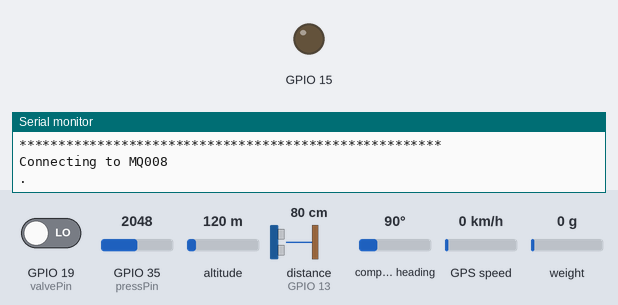
Bench run of a sketch on a simulated ESP32. Parts: output pins drawn as LEDs (lit = HIGH), the last lines printed to the serial monitor. The inputs (shaded band) are chosen by the test bench; at power-on: GPIO 19 (valvePin) LOW, GPIO 35 (pressPin) = 2048, altitude 120 m, distance to the obstacle (sensor on GPIO 13) 80 cm, compass heading 90°, GPS speed 0 km/h, weight on the scale 0 g (analog values on the 0–4095 scale). The echo pulse lasts 58.3 µs per cm; WiFi joins after 1.5 s; servers stay silent unless stated; uploads are accepted with an empty reply; the GPS gets a fix after 3 s at 37.7749, -122.4194 with 8 satellites.

Above: at 0.1 s.
At 3.2 s:
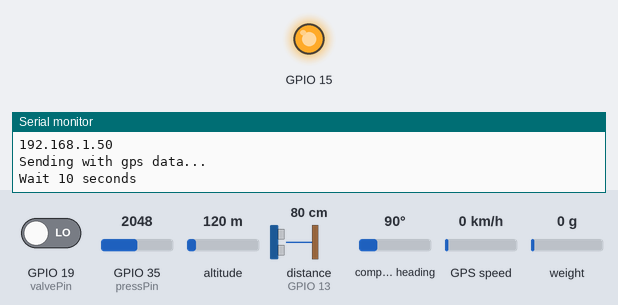
3.3 s: GPIO 19 (valvePin) driven HIGH
10.7 s: GPIO 19 (valvePin) driven LOW
Timing chart, 0 to 13.7 s (numbered marks = the images above; inputs shaded):
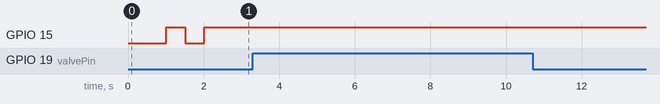

The sketch:

fuel_truck_anti-tempering_system.ino
```cpp
#include <Arduino.h>
#include <ArduinoHttpClient.h>
#include <WiFi.h>
#include <NewPing.h>
#include <TinyGPSPlus.h>
#include <SoftwareSerial.h>
#include <ArduinoJson.h>
#include "HX711.h"
/*****************************************************************************
 *  Pressure -> Pin 35                                                       *
 *  Valve -> Pin 19                                                          *
 *  Ultrasonic -> Pin 12 & 13                                                *
 *  GPS -> Pin 32 & 34                                                       *
 *  HX711 -> Pin 16 & 4                                                      *
 *****************************************************************************/
const int pressPin = 35, valvePin = 19;

const String truckId = "662bf28c920ec610546933a4";

const float fullTankPingVal_cm = 4.00, emptyTankPingVal_cm = 17.00;

const char* ssid     = "MQ008";
const char* password = "Donsi008hot";

char serverAddress[] = "192.168.43.190";  // server address # check on list of connected device in hotspotting phone!!
int port = 1999;


WiFiClient wifi;
HttpClient client = HttpClient(wifi, serverAddress, port);

#define TRIGGER_PIN  12  // Arduino pin tied to trigger pin on the ultrasonic sensor.
#define ECHO_PIN     13  // Arduino pin tied to echo pin on the ultrasonic sensor.
#define MAX_DISTANCE 200 // Maximum distance we want to ping for (in centimeters). Maximum sensor distance is rated at 400-500cm.

NewPing sonar(TRIGGER_PIN, ECHO_PIN, MAX_DISTANCE); // NewPing setup of pins and maximum distance.


// RX and TX pin from context of controller!
//controller RX <--> GPS TX
// controller TX <--> GPS RX
static const int RXPin = 34, TXPin = 32;
static const uint32_t GPSBaud = 9600;

// The TinyGPSPlus object
TinyGPSPlus gps;

// hx711 object
HX711 scale;
uint8_t dataPin = 16;
uint8_t clockPin = 4;

// The serial connection to the GPS device
SoftwareSerial ss(RXPin, TXPin);

void setup() {
    pinMode(valvePin, INPUT);
    pinMode(15, OUTPUT);
    //set the resolution to 12 bits (0-4096)
    analogReadResolution(12);

    Serial.begin(9600);
    while(!Serial){delay(100);}

    scale.begin(dataPin, clockPin);
    // Obtained from HX711 calibration
    scale.set_offset(35644);
    scale.set_scale(9.298984);

    Serial.println();
    Serial.println("******************************************************");
    Serial.print("Connecting to ");
    Serial.println(ssid);

    WiFi.begin(ssid, password);

    while (WiFi.status() != WL_CONNECTED) {
      Serial.print(".");
      delay(500);
      digitalWrite(15, LOW);
      Serial.print(".");
      delay(500);
      digitalWrite(15, HIGH);
    }

    Serial.println("");
    Serial.println("WiFi connected");
    Serial.println("IP address: ");
    Serial.println(WiFi.localIP());

    ss.begin(GPSBaud);
}

void loop(){

  //GPS
  while (ss.available() > 0)
    if(gps.encode(ss.read()))
      sendInfo();

  if((millis() > 5000) && (gps.charsProcessed() < 10)) {
      Serial.println(F("No GPS detected: check wiring."));
      sendInfoWithoutGps();
      // while(true);
    }
}

void sendInfo(){
  Serial.println("Sending with gps data...");
  Serial.println("\nWait 10 seconds\n\n");
  if (WiFi.status() != WL_CONNECTED) {
    WiFi.begin(ssid, password);
  } else {
    digitalWrite(15, HIGH);
  }

  while (WiFi.status() != WL_CONNECTED) {
    delay(500);
    digitalWrite(15, LOW);
    delay(500);
    digitalWrite(15, HIGH);
  }

  delay(5000);
  JsonDocument sensorDataObject;
  JsonDocument gpsData;

  if (gps.location.isValid())
  {
    gpsData["latitude"] = gps.location.lat();
    gpsData["longitude"] = gps.location.lng();
  }
  else
  {
    gpsData["latitude"] = 0.00;
    gpsData["longitude"] = 0.00;
  }

  sensorDataObject["gps"] = gpsData;

  // ULTRASONIC
  float distance_cm = sonar.ping_cm(); // Send ping, get distance in cm (0 = outside set distance range)
  float level = 100 - (100 * (distance_cm - fullTankPingVal_cm) / (emptyTankPingVal_cm - fullTankPingVal_cm));
  sensorDataObject["level"] = level;

  // HX711
  float weight_g = scale.get_units(20)/10;
  if (weight_g < 0.0) {
    weight_g = 15.34;
  }
  sensorDataObject["weight"] = weight_g;

  // Pressure
  int pressure  = analogReadMilliVolts(pressPin);
  sensorDataObject["pressure"] = pressure;

  // Valve
  bool valve = digitalRead(valvePin);
  sensorDataObject["valve"] = valve;

   // convert into a JSON string
  String sensorDataObjectString, sensorDataObjectPrettyString;
  serializeJson(sensorDataObject, sensorDataObjectString);
  serializeJsonPretty(sensorDataObject, sensorDataObjectPrettyString);

  // send JSON data to server
  String endpoint = "/truck/update/tank/" + truckId;
  client.beginRequest();
  client.post(endpoint);
  client.sendHeader("Content-Type", "application/json");
  client.sendHeader("Content-Length", sensorDataObjectString.length());
  client.sendHeader("Connection", "close");
  client.beginBody();
  client.print(sensorDataObjectString);
  int statusCodePost = client.responseStatusCode();
  String responsePost = client.responseBody();
  client.endRequest();

  Serial.print("\nPost Response Status Code: ");
  Serial.println(statusCodePost);
  Serial.print("\nPost Response: ");
  Serial.println(responsePost);

  //Print stringified data objects
  Serial.println("\nPretty JSON Object:");
  Serial.println(sensorDataObjectPrettyString);
}

void sendInfoWithoutGps(){
  Serial.println("Sending without gps data...");
  Serial.println("\nWait 25 seconds\n\n");

  if (WiFi.status() != WL_CONNECTED) {
    WiFi.begin(ssid, password);
  } else {
    digitalWrite(15, HIGH);
  }

  while (WiFi.status() != WL_CONNECTED) {
    delay(500);
    digitalWrite(15, LOW);
    delay(500);
    digitalWrite(15, HIGH);
  }

  delay(20000);
  JsonDocument sensorDataObject;

  // ULTRASONIC
  float distance_cm = sonar.ping_cm(); // Send ping, get distance in cm (0 = outside set distance range)
  float level = 100 - (100 * (distance_cm - fullTankPingVal_cm) / (emptyTankPingVal_cm - fullTankPingVal_cm));
  sensorDataObject["level"] = level;

  // HX711
  float weight_g = scale.get_units(20)/10;
  sensorDataObject["weight"] = weight_g;

  //Pressure
  int pressure  = analogReadMilliVolts(pressPin);
  sensorDataObject["pressure"] = pressure;

  // Valve
  bool valve = digitalRead(valvePin);
  sensorDataObject["valve"] = valve;

   // convert into a JSON string
  String sensorDataObjectString, sensorDataObjectPrettyString;
  serializeJson(sensorDataObject, sensorDataObjectString);
  serializeJsonPretty(sensorDataObject, sensorDataObjectPrettyString);

  // send JSON data to server
  String endpoint = "/truck/update/tank/" + truckId;
  // String endpoint = "/";
  client.beginRequest();
  client.post(endpoint);
  // client.get(endpoint);
  client.sendHeader("Content-Type", "application/json");
  client.sendHeader("Content-Length", sensorDataObjectString.length());
  client.sendHeader("Connection", "close");
  client.beginBody();
  client.print(sensorDataObjectString);
  int statusCodePost = client.responseStatusCode();
  String responsePost = client.responseBody();
  client.endRequest();

  Serial.print("\nPost Response Status Code: ");
  Serial.println(statusCodePost);
  Serial.print("\nPost Response: ");
  Serial.println(responsePost);

  //Print stringified data objects
  Serial.println("\nPretty JSON Object:");
  Serial.println(sensorDataObjectPrettyString);
}
```
